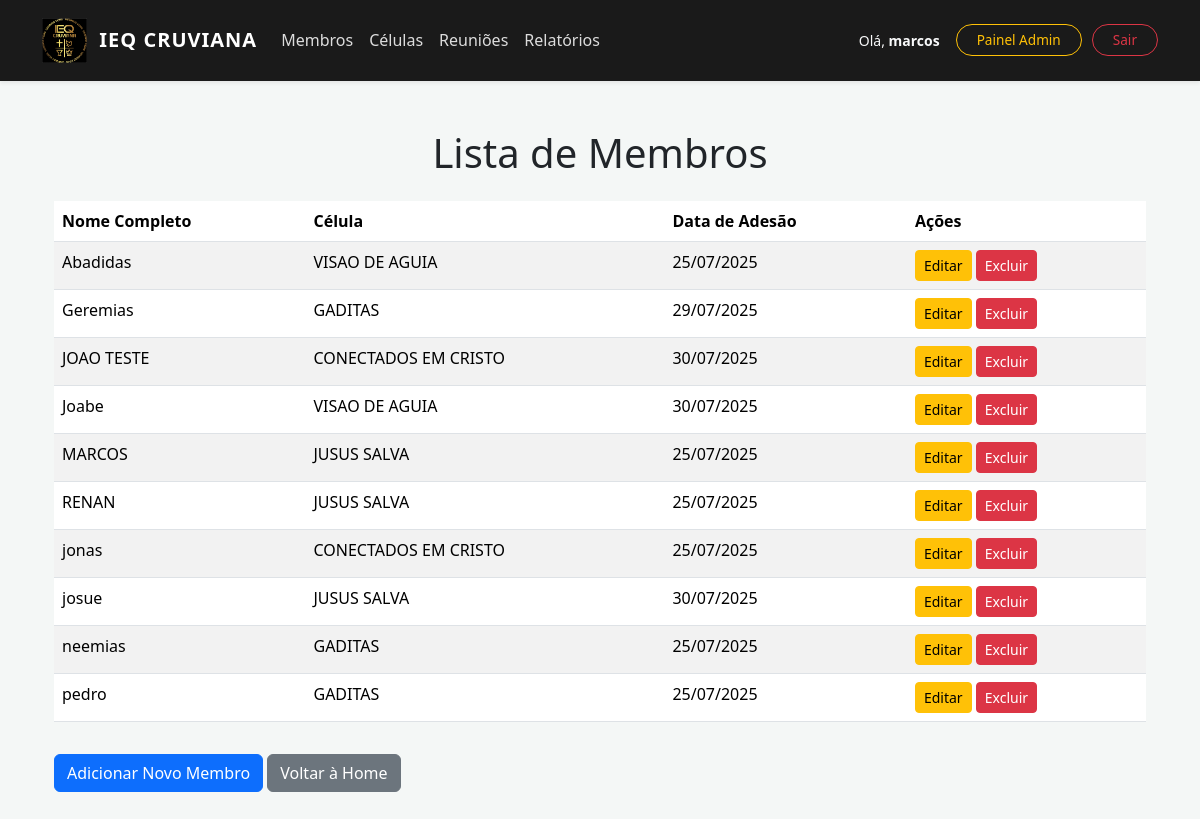
Page /gestao/membros/listar/ (signed in) on the committed database.
### membros/models.py (models this page shows, shortened)
class Membro(models.Model):
    SEXO_CHOICES = [
        ('M', 'Masculino'),
        ('F', 'Feminino'),
        ('O', 'Outro'),
    ]
    nome_completo = models.CharField(max_length=200, unique=True)
    data_nascimento = models.DateField(blank=True, null=True)
    sexo = models.CharField(max_length=1, choices=SEXO_CHOICES, blank=True, null=True)
    celula = models.ForeignKey(Celula, on_delete=models.SET_NULL, null=True, blank=True, related_name='membros')
    data_adesao = models.DateField(default=timezone.now)
    observacoes = models.TextField(blank=True, null=True)
    class Meta:
        verbose_name = "Membro"
        verbose_name_plural = "Membros"
        ordering = ['nome_completo']

class Celula(models.Model):
    nome = models.CharField(max_length=100, unique=True)
    lider = models.ForeignKey('auth.User', on_delete=models.SET_NULL, null=True, blank=True, related_name='celulas_lideradas')
    descricao = models.TextField(blank=True, null=True)
    class Meta:
        verbose_name = "Célula"
        verbose_name_plural = "Células"
        ordering = ['nome']

### membros/views.py (the view)
# urls.py: path('membros/listar/', views.listar_membros, name='listar_membros'),
@login_required
@permission_required('membros.view_membro', raise_exception=True)
def listar_membros(request):
    if request.user.is_superuser:
        membros = Membro.objects.all().order_by('nome_completo')
    else:
        membros = Membro.objects.filter(celula__lider=request.user).order_by('nome_completo')
    return render(request, 'membros/listar_membros.html', {'membros': membros})

### membros/templates/membros/listar_membros.html (shortened to what this page needs)
{% extends 'base.html' %}
{% load static %}
{% block content %}
<div class="container mt-5">
    <h1 class="text-center mb-4">Lista de Membros</h1>
    {% if membros %}
        <table class="table table-striped table-hover">
            <thead>
                <tr>
                    <th>Nome Completo</th>
                    <th>Célula</th>
                    <th>Data de Adesão</th>
                    <th>Ações</th>
                </tr>
            </thead>
            <tbody>
                {% for membro in membros %}
                    <tr>
                        <td>{{ membro.nome_completo }}</td>
                        <td>{{ membro.celula.nome|default:"Não atribuída" }}</td>
                        <td>{{ membro.data_adesao|date:"d/m/Y" }}</td>
                        <td>
                            <a href="{% url 'membros:editar_membro' membro.pk %}" class="btn btn-warning btn-sm">Editar</a>
                            <a href="{% url 'membros:excluir_membro' membro.pk %}" class="btn btn-danger btn-sm">Excluir</a>
                        </td>
                    </tr>
                {% endfor %}
            </tbody>
        </table>
    {% else %}
        <p>Nenhum membro cadastrado ainda. <a href="{% url 'membros:adicionar_membro' %}">Cadastre um novo membro!</a></p>
    {% endif %}
    <a href="{% url 'membros:adicionar_membro' %}" class="btn btn-primary mt-3">Adicionar Novo Membro</a>
    <a href="{% url 'membros:home_sistema' %}" class="btn btn-secondary mt-3">Voltar à Home</a>
</div>
{% endblock %}

### templates/base.html (shortened to what this page needs)
{% load static %}
<!DOCTYPE html>
<html lang="pt-br">
<head>
    <link href="https://cdn.jsdelivr.net/npm/bootstrap@5.3.3/dist/css/bootstrap.min.css" rel="stylesheet">
</head>
<body>
    <nav class="navbar navbar-expand-lg navbar-dark sticky-top shadow-sm">
        <div class="container">
            <a class="navbar-brand d-flex align-items-center" href="{% url 'membros:home_sistema' %}">
                <img src="{% static 'img/minha_logo.png' %}" alt="Logo IEQ">
                <span>IEQ CRUVIANA</span>
            </a>
            <div class="collapse navbar-collapse" id="navbarNav">
                <ul class="navbar-nav me-auto mb-2 mb-lg-0">
                    {% if perms.membros.view_membro %}
                        <li class="nav-item"><a class="nav-link" href="{% url 'membros:listar_membros' %}">Membros</a></li>
                    {% endif %}
                    {% if perms.membros.view_celula %}
                        <li class="nav-item"><a class="nav-link" href="{% url 'membros:listar_celulas' %}">Células</a></li>
                    {% endif %}
                    {% if perms.membros.view_reuniao %}
                        <li class="nav-item"><a class="nav-link" href="{% url 'membros:listar_reunioes' %}">Reuniões</a></li>
                    {% endif %}
                    {% if perms.membros.view_frequencia %}
                        <li class="nav-item"><a class="nav-link" href="{% url 'membros:historico_frequencia' %}">Relatórios</a></li>
                    {% endif %}
                </ul>
                <div class="d-flex align-items-center">
                    {% if user.is_authenticated %}
                        <span class="text-light me-3 small">Olá, <strong>{{ user.username }}</strong></span>
                        {% if user.is_superuser %}
                            <a href="/admin/" class="btn-admin">Painel Admin</a>
                        {% endif %}
                        <form action="/admin/logout/" method="post" style="display: inline;">
                            <button type="submit" class="btn-logout">Sair</button>
                        </form>
                    {% else %}
                        <a href="/admin/login/" class="btn btn-outline-light btn-sm btn-logout">Entrar</a>
                    {% endif %}
                </div>
            </div>
        </div>
    </nav>
    <div class="container mt-4 pb-5">
        {% block content %}{% endblock %}
    </div>
</body>
</html>

### templates/base.html (style rules this page uses)
.navbar { background-color: #1a1a1a; padding: 0.8rem; }
.navbar-brand img { height: 45px; margin-right: 12px; }
.navbar-brand { font-weight: bold; letter-spacing: 1px; }
.nav-link { color: rgba(255,255,255,0.85) !important; font-weight: 500; }
.btn-logout { border-radius: 20px; padding: 5px 20px; border: 1px solid #dc3545; background: transparent; color: #dc3545; transition: 0.3s; font-size: 0.85rem; }
.btn-admin { border-radius: 20px; padding: 5px 20px; border: 1px solid #ffc107; color: #ffc107; transition: 0.3s; font-size: 0.85rem; text-decoration: none; margin-right: 10px; }
body { background-color: #f4f7f6; }

### rows in the picture
Membro: nome_completo "Abadidas", celula.nome "VISAO DE AGUIA", data_adesao "25/07/2025"
Membro: nome_completo "Geremias", celula.nome "GADITAS", data_adesao "29/07/2025"
Membro: nome_completo "JOAO TESTE", celula.nome "CONECTADOS EM CRISTO", data_adesao "30/07/2025"
Membro: nome_completo "Joabe", celula.nome "VISAO DE AGUIA", data_adesao "30/07/2025"
Membro: nome_completo "MARCOS", celula.nome "JUSUS SALVA", data_adesao "25/07/2025"
Membro: nome_completo "RENAN", celula.nome "JUSUS SALVA", data_adesao "25/07/2025"
Membro: nome_completo "jonas", celula.nome "CONECTADOS EM CRISTO", data_adesao "25/07/2025"
Membro: nome_completo "josue", celula.nome "JUSUS SALVA", data_adesao "30/07/2025"
Membro: nome_completo "neemias", celula.nome "GADITAS", data_adesao "25/07/2025"
Membro: nome_completo "pedro", celula.nome "GADITAS", data_adesao "25/07/2025"

### other values in the picture
{{ user.username }} "marcos"
